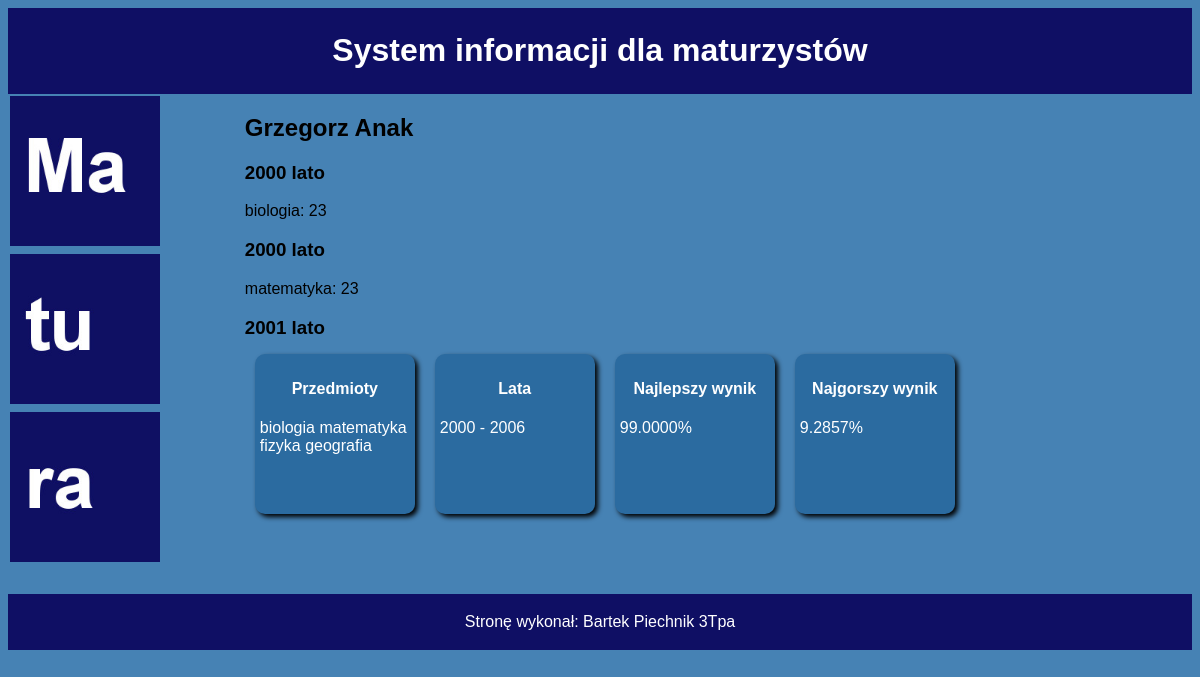
/INF.03-04-26.01-SG/PHP/wynik.php?id=29&imie=Grzegorz&nazwisko=Anak, run on the app's committed database.
### tables this page shows
CREATE TABLE `wynik` (
  `id` int(11) NOT NULL,
  `maturzysta_id` int(11) NOT NULL,
  `symbol` char(3) NOT NULL,
  `punkty` int(11) NOT NULL
);

CREATE TABLE `arkusz` (
  `symbol` char(3) NOT NULL,
  `rok` int(4) NOT NULL,
  `przedmiot` varchar(20) NOT NULL,
  `sesja` varchar(4) NOT NULL DEFAULT 'lato'
);

### INF.03-04-26.01-SG/PHP/wynik.php (the view, shortened to what this page needs)
<?php
    $host = "localhost";
    $uzytkownik = "root";
    $haslo = "";
    $baza_danych = "matura";
    $polaczenie = new mysqli($host, $uzytkownik, $haslo, $baza_danych);
?>
<!DOCTYPE html>
<html lang="pl">
<head>
    <link rel="stylesheet" href="../CSS/styl.css">
</head>
<body>
    <header>
        <h1>System informacji dla maturzystów</h1>
    </header>
    <aside>
        <img src="../Grafiki/ma.jpg" alt="Matura">
        <img src="../Grafiki/tu.jpg" alt="Matura">
        <img src="../Grafiki/ra.jpg" alt="Matura">
    </aside>
    <section id="Pierwszy_blok_sekcji">
        <?php
            $Id = $_GET['id'];
            $Imie = $_GET['imie'];
            $Nazwisko = $_GET['nazwisko'];
            echo "<h2>".$Imie." ".$Nazwisko."</h2>";
            $Egzaminy = $polaczenie->query("SELECT a.rok, a.sesja, a.przedmiot, w.punkty FROM arkusz a JOIN wynik w ON a.symbol = w.symbol WHERE w.maturzysta_id = $Id");
            while ($Egzamin = $Egzaminy->fetch_assoc())
            {
                echo "<h3>".$Egzamin['rok']." ".$Egzamin['sesja']."</h3>";
                echo "<p>".$Egzamin['przedmiot'].": ".$Egzamin['punkty']."</p>";
            }
        ?>
    </section>
    <section id="Drugi_blok_sekcji">
        <section class="Blok_wewnatrz_drugiej_sekcji">
            <h4>Przedmioty</h4>
            <?php
                $Przedmioty = $polaczenie->query("SELECT DISTINCT przedmiot FROM arkusz");
                while ($Przedmiot = $Przedmioty->fetch_assoc())
                {
                    echo $Przedmiot['przedmiot']." ";
                }
            ?>
        </section>
        <section class="Blok_wewnatrz_drugiej_sekcji">
            <h4>Lata</h4>
            <?php
                $Lata = $polaczenie->query("SELECT MIN(rok) AS 'Najstarszy arkusz', MAX(rok) AS 'Najmłodszy arkusz' FROM arkusz");
                $Lata = $Lata->fetch_assoc();
                echo $Lata['Najstarszy arkusz']." - ".$Lata['Najmłodszy arkusz'];
            ?>
        </section>
        <section class="Blok_wewnatrz_drugiej_sekcji">
            <h4>Najlepszy wynik</h4>
            <?php
                $Najlepszy_wynik = $polaczenie->query("SELECT m.id, AVG(punkty) AS 'Wynik' FROM maturzysta m JOIN wynik w ON m.id = w.maturzysta_id GROUP BY m.id ORDER BY AVG(punkty) DESC LIMIT 1;");
                $Najlepszy_wynik = $Najlepszy_wynik->fetch_assoc();
                echo $Najlepszy_wynik['Wynik']."%";
            ?>
        </section>
        <section class="Blok_wewnatrz_drugiej_sekcji">
            <h4>Najgorszy wynik</h4>
            <?php
                $Najgorszy_wynik = $polaczenie->query("SELECT m.id, AVG(punkty) AS 'Wynik' FROM maturzysta m JOIN wynik w ON m.id = w.maturzysta_id GROUP BY m.id ORDER BY AVG(punkty) ASC LIMIT 1;");
                $Najgorszy_wynik = $Najgorszy_wynik->fetch_assoc();
                echo $Najgorszy_wynik['Wynik']."%";
            ?>
        </section>
    </section>
    <footer>
        <p>Stronę wykonał: Bartek Piechnik 3Tpa</p>
    </footer>
</body>
</html>

### INF.03-04-26.01-SG/CSS/styl.css (style rules this page uses)
body { font-family: cursive, sans-serif; background-color: #4682B4; }
header, footer { background-color: #0F0F64; color: white; text-align: center; padding: 3px; clear: both; }
aside { width: 20%; height: 500px; float: left; }
#Pierwszy_blok_sekcji, #Drugi_blok_sekcji { width: 80%; height: 250px; overflow: auto; float: left; }
img { width: 150px; padding: 2px; }
h4 { text-align: center; }
.Blok_wewnatrz_drugiej_sekcji { background-color: #2B6BA0; color: white; width: 150px; height: 150px; margin: 10px; padding: 5px; border-radius: 10px; box-shadow: 3px 3px 5px black; display: inline-block; float: left; }

### data on the page
wynik: symbol.rok "2000", symbol.sesja "lato", symbol.przedmiot "biologia", punkty "23"
wynik: symbol.rok "2000", symbol.sesja "lato", symbol.przedmiot "matematyka", punkty "23"
wynik: symbol.rok "2001", symbol.sesja "lato"

### other printed values
$Imie "Grzegorz"
$Nazwisko "Anak"
$Przedmiot['przedmiot'] "biologia"
$Przedmiot['przedmiot'] "matematyka"
$Przedmiot['przedmiot'] "fizyka"
$Przedmiot['przedmiot'] "geografia"
$Lata['Najstarszy arkusz'] "2000"
$Lata['Najmłodszy arkusz'] "2006"
$Najlepszy_wynik['Wynik'] "99.0000"
$Najgorszy_wynik['Wynik'] "9.2857"
